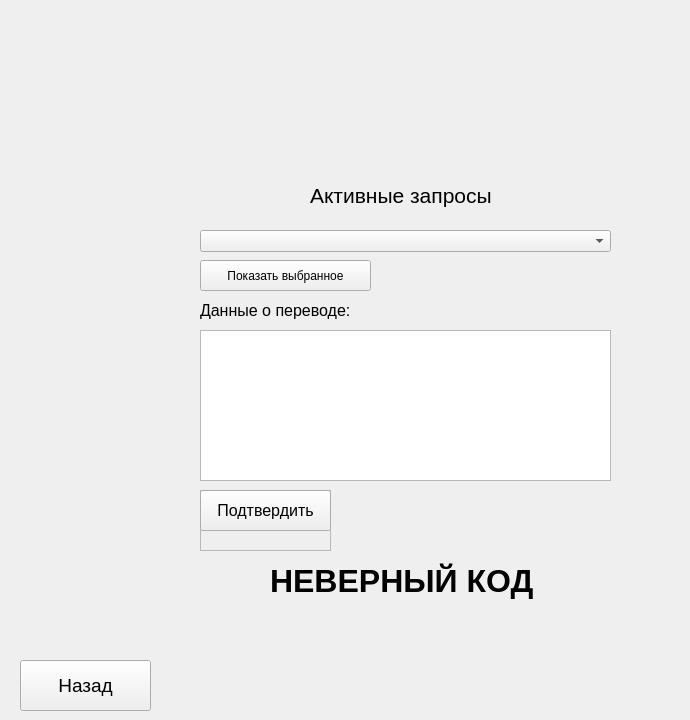
   <widget class="QWidget" name="safePage">
    <widget class="QPushButton" name="pushButton_35">
     <property name="geometry">
      <rect>
       <x>200</x>
       <y>260</y>
       <width>171</width>
       <height>31</height>
      </rect>
     </property>
     <property name="text">
      <string>Показать выбранное</string>
     </property>
    </widget>
    <widget class="QLabel" name="label_42">
     <property name="geometry">
      <rect>
       <x>310</x>
       <y>180</y>
       <width>191</width>
       <height>31</height>
      </rect>
     </property>
     <property name="font">
      <font>
       <pointsize>16</pointsize>
      </font>
     </property>
     <property name="text">
      <string>Активные запросы</string>
     </property>
    </widget>
    <widget class="QTextBrowser" name="textBrowser_3">
     <property name="geometry">
      <rect>
       <x>200</x>
       <y>330</y>
       <width>411</width>
       <height>151</height>
      </rect>
     </property>
    </widget>
    <widget class="QLabel" name="label_43">
     <property name="geometry">
      <rect>
       <x>200</x>
       <y>300</y>
       <width>411</width>
       <height>21</height>
      </rect>
     </property>
     <property name="font">
      <font>
       <pointsize>12</pointsize>
      </font>
     </property>
     <property name="text">
      <string>Данные о переводе:</string>
     </property>
    </widget>
    <widget class="QPushButton" name="pushButton_36">
     <property name="geometry">
      <rect>
       <x>20</x>
       <y>660</y>
       <width>131</width>
       <height>51</height>
      </rect>
     </property>
     <property name="font">
      <font>
       <pointsize>14</pointsize>
      </font>
     </property>
     <property name="text">
      <string>Назад</string>
     </property>
    </widget>
    <widget class="QComboBox" name="comboBox_10">
     <property name="geometry">
      <rect>
       <x>200</x>
       <y>230</y>
       <width>411</width>
       <height>22</height>
      </rect>
     </property>
    </widget>
    <widget class="QLabel" name="label_44">
     <property name="geometry">
      <rect>
       <x>270</x>
       <y>560</y>
       <width>411</width>
       <height>41</height>
      </rect>
     </property>
     <property name="font">
      <font>
       <pointsize>24</pointsize>
       <weight>75</weight>
       <bold>true</bold>
      </font>
     </property>
     <property name="layoutDirection">
      <enum>Qt::LeftToRight</enum>
     </property>
     <property name="autoFillBackground">
      <bool>false</bool>
     </property>
     <property name="text">
      <string>НЕВЕРНЫЙ КОД</string>
     </property>
    </widget>
    <widget class="QFrame" name="frame_11">
     <property name="geometry">
      <rect>
       <x>200</x>
       <y>490</y>
       <width>131</width>
       <height>61</height>
      </rect>
     </property>
     <property name="frameShape">
      <enum>QFrame::StyledPanel</enum>
     </property>
     <property name="frameShadow">
      <enum>QFrame::Raised</enum>
     </property>
     <widget class="QPushButton" name="pushButton_34">
      <property name="geometry">
       <rect>
        <x>0</x>
        <y>0</y>
        <width>131</width>
        <height>41</height>
       </rect>
      </property>
      <property name="font">
       <font>
        <pointsize>12</pointsize>
       </font>
      </property>
      <property name="text">
       <string>Подтвердить</string>
      </property>
     </widget>
    </widget>
   </widget>
